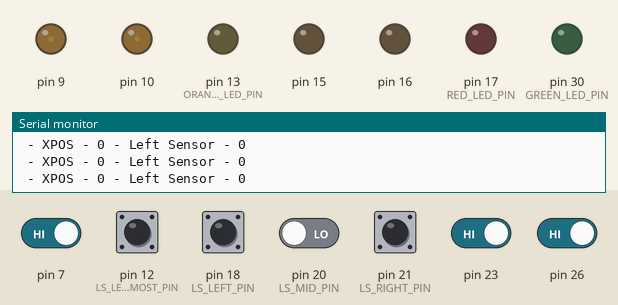
A sketch run on a simulated Arduino Mega 2560, built with avr-gcc and run on an emulated ATmega2560. Parts: output pins drawn as LEDs (lit = HIGH), the last lines printed to the serial monitor. The test bench sets the inputs (shaded band); at power-on: pin 7, pin 23, pin 26 HIGH, pin 12 (LS_LEFTMOST_PIN), pin 18 (LS_LEFT_PIN), pin 20 (LS_MID_PIN), pin 21 (LS_RIGHT_PIN) LOW.

Above: at 3.2 s.
3.3 s: pin 18 (LS_LEFT_PIN) pulled HIGH for 0.15 s
4.9 s: pin 20 (LS_MID_PIN) driven HIGH
At 6.3 s:
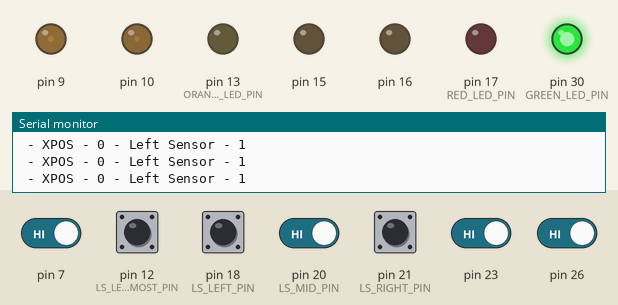
7.9 s: pin 20 (LS_MID_PIN) driven LOW
At 8.4 s:
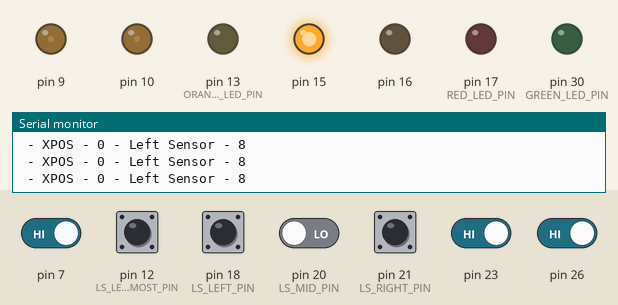
Timing chart, 0 to 42.5 s (numbered marks = the images above; inputs shaded):
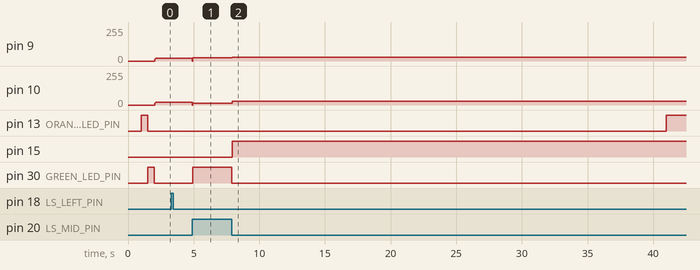

The sketch:

Labsheet_X.ino
```cpp
#include "motors.h"
#include "linesensor.h"
#include "encoders.h"
#include "kinematics.h"
#include "pid.h"


#define FWD LOW
#define RVS LOW


#define RED_LED_PIN 17
#define ORANGE_LED_PIN 13  // Pin to activate the orange LED
#define GREEN_LED_PIN 30
#define BUZZER_PIN 6

float MAX_PWM = 20;
float MAX_TURN_PWM = 40;

float MAX_SPEED = 20;
float MAX_TURN_SPEED = 40;

int needed_Count_L = 0;
int needed_Count_R = 0;


boolean led_state;  // Variable to "remember" the state
                    // of the LED, and toggle it.

//motor class
Motors_c motors;

//Line Sensor class
LineSensor_c lineSensors;

//Kinematics
Kinematics_c kinematics;

//PID Controller
PID_c right_PID;
PID_c left_PID;
PID_c turning_PID;

float currentTurnValue = 0;

//turning variables
float wantedAngle = 0;
float startingAngle = 0;

//Begin Variables
bool foundLine = false;
bool skippedLine = false;

//state variables
float stateTimer = 0;

// state enum
enum State_enum {
  BEGIN = 0,
  FOLLOWING = 1,
  RETURN_HOME = 2,
  TURN = 3,
  LOST_LINE = 4,
  TURN_RIGHT = 5,
  TURN_LEFT = 6,
  TURN_ON_LINE = 7,
  TURN_AROUND = 8,
  DO_NOTHING = 9,
  PREP_TURN_LEFT = 10,
  ROTATE_HOME = 11
};

State_enum state = BEGIN;


//rotatiom speeds - refactor into kinematics.h
long timeSinceLastUpdate = 0;
//long encoderCount_e0 = 0;
//long encoderCount_e1 = 0;

//timer count
long timer = 0;

long finishedTimer = 40;
bool finish = false;
float x_length_home = 0;


// put your setup code here, to run once:
void setup() {

  Serial.begin(9600);
  delay(1000);
  Serial.println("***RESET***");
  Serial.println(sin(0));
  state = BEGIN;
  //wantedAngle = 180;
  // Set LED pin as an output
  pinMode(ORANGE_LED_PIN, OUTPUT);
  pinMode(RED_LED_PIN, OUTPUT);
  pinMode(GREEN_LED_PIN, OUTPUT);
  setupEncoder0();
  setupEncoder1();
  //Set orange to high so we can see its booting
  digitalWrite(ORANGE_LED_PIN, HIGH);

  //init classes

  motors.initialise();
  lineSensors.initialize();
  kinematics.initialize();
  right_PID.initialize(0.6f);
  left_PID.initialize(0.6f);
  turning_PID.initialize(0.25f);


  //set orange LED to LOW
  //set green LED to HIGH to show boot was successful
  //Slight delay to make boot more obvious
  delay(500);
  digitalWrite(GREEN_LED_PIN, HIGH);
  digitalWrite(ORANGE_LED_PIN, LOW);
  //tone(BUZZER_PIN, 400,500);
  delay(500);
  digitalWrite(GREEN_LED_PIN, LOW);

  // Set initial state of the LED
  led_state = false;

  //encoderCount_e0 = count_e0;
  //encoderCount_e1 = count_e1;
  timeSinceLastUpdate = micros();
  stateTimer = micros();
  //motors.SetMotorPower(20, 0);
}


void MotorControls() {
  int leftMotorValue = 10;
  int rightMotorValue = 10;
  if (state == 1) {
    GetMotorValues(leftMotorValue, rightMotorValue);
    //if(count_e0 <-358){rightMotorValue = 0;} //these can be overshot dependant on the motorspeed
    //if(count_e1 <-358){leftMotorValue = 0;}  //these can be overshot dependant on the motorspeed
    motors.SetMotorPower(leftMotorValue, rightMotorValue);
  }
  if (leftMotorValue == 0 && rightMotorValue == 0) state = 2;
  if (state == 2) {
    int r = LOW;
    int l = LOW;
    if (count_e0 < 0) {
      r = HIGH;
    }
    if (count_e1 < 0) {
      l = HIGH;
    }
    motors.SetMotorDirection(l, r);
    motors.SetMotorPower(abs(count_e1), abs(count_e0));
  }
}


// put your main code here, to run repeatedly:
void loop() {


  if(millis()/1000 > finishedTimer && finish == false){
    finish = true;
    digitalWrite(ORANGE_LED_PIN, HIGH);

  }
  //if(kinematics.x_pos > 4000){
  //  digitalWrite(ORANGE_LED_PIN, HIGH);
  //  digitalWrite(GREEN_LED_PIN, LOW);
  //}
  //Serial.print("Right Sensor - ");
  //Serial.print(lineSensors.ReadRightMostSensor());
  //
  Serial.print(" - XPOS - ");
  Serial.print(kinematics.TurnsToMM(kinematics.x_pos));
  //
  Serial.print(" - Left Sensor - ");
  Serial.println(state);
  //PID WORKING OUT

  if (stateTimer + 2500 < micros()) {
    Brain();
    //SetPower(lineSensors.FollowLineSensorReadings());
    stateTimer = micros();
  }

  if (timer + 10000 < micros()) {
    kinematics.VelocityEstimation();

    timer = micros();

  }
}
void SetPower(float normalVal) {
  normalVal = turning_PID.update(normalVal,currentTurnValue);
  currentTurnValue = normalVal;
  float leftPWM = MAX_PWM - (normalVal * MAX_TURN_PWM);
  float rightPWM = MAX_PWM + (normalVal * MAX_TURN_PWM);
  //float leftPWM = MAX_SPEED - (normalVal * MAX_TURN_SPEED);
  //float rightPWM = MAX_SPEED + (normalVal * MAX_TURN_SPEED);
  //Serial.print("Left Power: ");
  //Serial.print(leftPWM);
  //Serial.print(" - Right Power: ");
  //Serial.println(rightPWM);
  float lVal = left_PID.update(leftPWM, motors.current_l_speed);
  float rVal = right_PID.update(rightPWM, motors.current_r_speed);

  //float lVal = left_PID.update(leftPWM, -kinematics.e1Vel) * 0.1f;
  //float rVal = right_PID.update(rightPWM, -kinematics.e0Vel) * 0.1f;

  //Serial.print(("Left PWM is: "));
  //Serial.print(lVal);
  //Serial.print((" - Right PWM is: "));
  //Serial.print(-kinematics.e1Vel);
  //Serial.print((" - Normal Value is: "));
  //Serial.print(leftPWM);
  //Serial.print((" - Intergral Value is: "));
  //Serial.print(left_PID.integral);
  //Serial.print((" - PTerm Value is: "));
  //Serial.print(left_PID.p_term);
  //Serial.print((" - Derivitive Value is: "));
  //Serial.println(left_PID.derivitive);
  //motors.current_l_speed += lVal;
  motors.SetMotorPower(motors.current_l_speed + lVal, motors.current_r_speed + rVal);
  //motors.SetMotorPower(leftPWM,rightPWM);
}


void Brain() {

  if (state == BEGIN) {
    BeginState();
    return;
  }
  if (state == FOLLOWING) {
    LineFollowState();
    return;
  }
  if (state == TURN_LEFT) {
    TurnLeftState();
    return;
  }
  if (state == PREP_TURN_LEFT){
    PrepTurnLeft();
    return;
  }
  if (state == TURN_AROUND){
    TurnAround();
    return;
  }
  if(state == DO_NOTHING){
    //digitalWrite(ORANGE_LED_PIN, HIGH);
    PrepTurn();
    return;
  }
  if(state == RETURN_HOME){
    GoHome();
    return;
  }
  if(state == ROTATE_HOME){
    RotateHome();
    return;
  }
}

void BeginState() {
  if (state == BEGIN) {
    if (!skippedLine && !foundLine) {
      SetPower(0);
    }
    if (!skippedLine && lineSensors.IsOnLine()) {
      Serial.println("workin");
      SetPower(0);
      foundLine = true;
    }
    if (!skippedLine && foundLine && !lineSensors.IsOnLine()) {
      skippedLine = true;
      foundLine = false;
    }
    if (skippedLine && lineSensors.IsOnLine()) {
      foundLine = true;
      motors.Stop();
      state = FOLLOWING;
    }
  }
}

void LineFollowState() {
  digitalWrite(GREEN_LED_PIN, HIGH);

  SetPower(lineSensors.FollowLineSensorReadings());
  if (lineSensors.ReadLeftMostSensor() > 1200) {
    digitalWrite(GREEN_LED_PIN, LOW);
    motors.Stop();
    //state = TURN_LEFT;
    state = PREP_TURN_LEFT;
    Serial.println("TURNING LEFT?");

    return;
  }

  if (lineSensors.IsOnLine() == false) {
    if(millis()/1000 > 40){
      digitalWrite(RED_LED_PIN,HIGH);
      motors.Stop();
      state = ROTATE_HOME;
      kinematics.theta = 0;
      wantedAngle = atan2(kinematics.y_pos, kinematics.x_pos);
    }
    state = TURN_AROUND;
    needed_Count_L = count_e0 - 20;
    needed_Count_R = count_e1 - 20;
    wantedAngle = kinematics.theta + 25;

    digitalWrite(GREEN_LED_PIN, LOW);
    return;
  }
}

void TurnLeftState() {
  Serial.println("Turn Left State");
  motors.SetMotorPower(-30, 30);
  if (kinematics.theta < wantedAngle) {
    Serial.println("Finished Turning");
    if (lineSensors.IsOnLine()) {
    state = FOLLOWING;
    return;
    }
  }
}

void PrepTurnLeft(){
  //SetPower(0);
  //if(lineSensors.ReadLeftMostSensor() < 1000){
    motors.Stop();
    wantedAngle = kinematics.theta - 30;
    state = TURN_LEFT;
    return;
  //}
}

void TurnAround(){
  motors.SetMotorPower(30, -30);
  if(kinematics.theta > wantedAngle){
    if(lineSensors.IsOnLine()) state = FOLLOWING;
  }
}

void PrepTurn(){
  digitalWrite(RED_LED_PIN, HIGH);
  motors.SetMotorPower(18, 18);
  if(needed_Count_L > count_e1 && needed_Count_R > count_e0){
    motors.Stop();
    state = TURN_AROUND;
  }
}

void RotateHome(){
  motors.SetMotorPower(30,-30);
  if(kinematics.theta > wantedAngle){
    motors.Stop();
    x_length_home = sqrt(sq(kinematics.x_pos) + sq(kinematics.y_pos));
    kinematics.theta = 0;
    state = RETURN_HOME;
  }
}

void GoHome(){
  motors.SetMotorPower(20, 20);
  if(kinematics.x_pos > x_length_home){
    motors.Stop();
  }
}

//int needed_Count_L = 0;
//int needed_Count_R = 0;


void GetMotorValues(int& left, int& right) {
  unsigned long midSensorValue = lineSensors.ReadMiddleSensor();
  unsigned long rightMostSensorValue = lineSensors.ReadRightMostSensor();
  unsigned long leftMostSensorValue = lineSensors.ReadLeftMostSensor();
  unsigned long rightSensorValue = lineSensors.ReadRightSensor();
  unsigned long leftSensorValue = lineSensors.ReadLeftSensor();


  //TODO: REWRITE TO USE LM ND RM
  // focus on keeping in the centre line
  // need to record left anf righ t turns
  if (midSensorValue > 1000) {
    left = 20;
    right = 20;
  }
  if (leftMostSensorValue > 1000) {
    right += 5;
    left -= 5;
  }
  if (rightMostSensorValue > 1000) {
    left += 5;
    right -= 5;
  }
  if (leftSensorValue > 1000) {
    right = 10;
    left = 0;
    return;
  }
  if (rightSensorValue > 1000) {
    left = 10;
    right = 0;
    return;
  }

  left = 0;
  right = 0;
}
```

kinematics.h
```cpp
// this #ifndef stops this file
// from being included mored than
// once by the compiler.
#ifndef _KINEMATICS_H
#define _KINEMATICS_H
#define PI 3.1415926535897932384626433832795

/*
  NOTES
    wheel radius is 16mm
*/


// Class to track robot position.
class Kinematics_c {
public:
  float x_pos = 0;
  float y_pos = 0;

  float e0Vel = 0;
  float e1Vel = 0;

  float theta = 0;

  long encoderCount_e0 = 0;
  long encoderCount_e1 = 0;
  unsigned long previousTime = 0;

  const float wheelRad = 16.0f;
  const float CPR = 358.5f;
  const float wheel_dis_from_centre = 40.5f;
  float rot_per_turn = 0;
  // Constructor, must exist.
  Kinematics_c() {
  }

  void initialize() {
    //this isnt needed but nice to check
    x_pos = 0;
    y_pos = 0;
    theta = 0;
    rot_per_turn = 358.5 / 360;
  }

  // Use this function to update
  // your kinematics
  void update() {
    //Serial.print("rot of R : ");
    //Serial.println(work_out_rots());
  }

  //float work_out_rots(float leftVel, float rightVel) {

    //float radiusAngVelRight = wheelRad * TurnsToMM(rightVel);
    //float radiusAngVelLeft = wheelRad * TurnsToMM(leftVel);

    //leftVel = TurnsToMM(leftVel);
    //rightVel = TurnsToMM(rightVel);


    //return theta;
  //}

  long TurnsToMM(float turns) {
    //float turnsNormal = turns % 358.5f;
    float turnsPercent = turns / CPR;
    //float turnsIntoDeg = turnsPercent*360.0f;


    long circumfrance = 2 * PI * wheelRad;
    long totalDistance = (turnsPercent)*circumfrance;
    return totalDistance;
  }

  void VelocityEstimation() {
    long newEncoderCount_e0 = count_e0;
    long newEncoderCount_e1 = count_e1;

    long time = micros();

    long diff_e0 = newEncoderCount_e0 - encoderCount_e0;
    long diff_e1 = newEncoderCount_e1 - encoderCount_e1;

    long changeInTime = time - previousTime;

    long velocity_e0 = diff_e0 / (changeInTime/1000000);
    long velocity_e1 = diff_e1 / (changeInTime/1000000);

    e0Vel = velocity_e0;
    e1Vel = velocity_e1;

    previousTime = micros();
    encoderCount_e0 = count_e0;
    encoderCount_e1 = count_e1;

    long rightVel = diff_e0;
    long leftVel = diff_e1;

    float Xr = wheelRad * (leftVel + rightVel) / 2.0f;
    float Yr = 0;


    float theta_temp = wheelRad * ((rightVel - leftVel) / (2 * wheel_dis_from_centre));

    x_pos += Xr * cos(theta);
    y_pos += Xr * sin(theta);
    theta += theta_temp;

    //work_out_rots(diff_e1, diff_e0);


  }
};


#endif
```

linesensor.h
```cpp
// this #ifndef stops this file
// from being included mored than
// once by the compiler.
#ifndef _LINESENSOR_H
#define _LINESENSOR_H

#define EMIT_PIN 11
#define LS_LEFTMOST_PIN 12
#define LS_LEFT_PIN 18
#define LS_MID_PIN 20
#define LS_RIGHT_PIN 21
#define LS_RIGHTMOST_PIN 22

// Class to operate the linesensor(s).
class LineSensor_c {
  public:

    // Constructor, must exist.
    LineSensor_c() {

    }

    void initialize(){
      pinMode(EMIT_PIN, OUTPUT);
      pinMode(LS_LEFTMOST_PIN, INPUT);
      pinMode(LS_LEFT_PIN, INPUT);
      pinMode(LS_MID_PIN, INPUT);
      pinMode(LS_RIGHT_PIN,INPUT);
      pinMode(LS_RIGHTMOST_PIN, INPUT);
    }

    //Refactor this into a single function that can take in a int which is usng

    unsigned long ReadMiddleSensor(){
      //Emit to HIGH and OUTPUT
      pinMode(EMIT_PIN, OUTPUT);
      digitalWrite(EMIT_PIN,HIGH);
      //Sensor to HIGH and OUTPUT
      pinMode(LS_MID_PIN, OUTPUT);
      digitalWrite(LS_MID_PIN,HIGH);
      //delay 10 microseconds
      delayMicroseconds(10);
      //Sensor to INPUT
      pinMode(LS_MID_PIN, INPUT);

      //capture start time
      unsigned long startTime = micros();
      //wait til sensor reads low
      while(digitalRead(LS_MID_PIN) != LOW){
        if(micros() - startTime >= 2000) break;
      }
      //capture end time
      unsigned long endTime = micros();

      pinMode(EMIT_PIN,INPUT);
      unsigned long elapsedTime = endTime - startTime;
      return elapsedTime;


    }

    unsigned long ReadLeftSensor(){
      //Emit to HIGH and OUTPUT
      pinMode(EMIT_PIN, OUTPUT);
      digitalWrite(EMIT_PIN,HIGH);
      //Sensor to HIGH and OUTPUT
      pinMode(LS_LEFT_PIN, OUTPUT);
      digitalWrite(LS_LEFT_PIN,HIGH);
      //delay 10 microseconds
      delayMicroseconds(10);
      //Sensor to INPUT
      pinMode(LS_LEFT_PIN, INPUT);

      //capture start time
      unsigned long startTime = micros();
      //wait til sensor reads low
      while(digitalRead(LS_LEFT_PIN) != LOW){
        //wait
        if(micros() - startTime >= 2000) break;
      }
      //capture end time
      unsigned long endTime = micros();

      pinMode(EMIT_PIN,INPUT);
      unsigned long elapsedTime = endTime - startTime;
      return elapsedTime;


    }
    unsigned long ReadRightSensor(){
      //Emit to HIGH and OUTPUT
      pinMode(EMIT_PIN, OUTPUT);
      digitalWrite(EMIT_PIN,HIGH);
      //Sensor to HIGH and OUTPUT
      pinMode(LS_RIGHT_PIN, OUTPUT);
      digitalWrite(LS_RIGHT_PIN,HIGH);
      //delay 10 microseconds
      delayMicroseconds(10);
      //Sensor to INPUT
      pinMode(LS_RIGHT_PIN, INPUT);

      //capture start time
      unsigned long startTime = micros();
      //wait til sensor reads low
      while(digitalRead(LS_RIGHT_PIN) != LOW){
        //wait
        if(micros() - startTime >= 2000) break;
      }
      //capture end time
      unsigned long endTime = micros();

      pinMode(EMIT_PIN,INPUT);
      unsigned long elapsedTime = endTime - startTime;
      return elapsedTime;


    }

    unsigned long ReadLeftMostSensor(){
      //Emit to HIGH and OUTPUT
      pinMode(EMIT_PIN, OUTPUT);
      digitalWrite(EMIT_PIN,HIGH);
      //Sensor to HIGH and OUTPUT
      pinMode(LS_LEFTMOST_PIN, OUTPUT);
      digitalWrite(LS_LEFTMOST_PIN,HIGH);
      //delay 10 microseconds
      delayMicroseconds(10);
      //Sensor to INPUT
      pinMode(LS_LEFTMOST_PIN, INPUT);

      //capture start time
      unsigned long startTime = micros();
      //wait til sensor reads low
      while(digitalRead(LS_LEFTMOST_PIN) != LOW){
        //wait
        if(micros() - startTime >= 2000) break;
      }
      //capture end time
      unsigned long endTime = micros();

      pinMode(EMIT_PIN,INPUT);
      unsigned long elapsedTime = endTime - startTime;
      return elapsedTime;


    }
    unsigned long ReadRightMostSensor(){
      //Emit to HIGH and OUTPUT
      pinMode(EMIT_PIN, OUTPUT);
      digitalWrite(EMIT_PIN,HIGH);
      //Sensor to HIGH and OUTPUT
      pinMode(LS_RIGHTMOST_PIN, OUTPUT);
      digitalWrite(LS_RIGHTMOST_PIN,HIGH);
      //delay 10 microseconds
      delayMicroseconds(10);
      //Sensor to INPUT
      pinMode(LS_RIGHTMOST_PIN, INPUT);

      //capture start time
      unsigned long startTime = micros();
      //wait til sensor reads low
      while(digitalRead(LS_RIGHTMOST_PIN) != LOW){
        //wait
        if(micros() - startTime >= 2000) break;
      }
      //capture end time
      unsigned long endTime = micros();

      pinMode(EMIT_PIN,INPUT);
      unsigned long elapsedTime = endTime - startTime;
      return elapsedTime;


    }

    //returns a normalized value between -1 : 1
    float FollowLineSensorReadings(){
      unsigned long rightSensorValue = ReadRightSensor();
      unsigned long middleSensorValue = ReadMiddleSensor();
      unsigned long leftSensorValue = ReadLeftSensor();

      float maxValue = rightSensorValue + leftSensorValue;


      //convert this to middle and right sensor, then use left sensor as a check, if left is > 1000 we should be turning left
      float rightNormal = (rightSensorValue/maxValue) * 2;
      float leftNormal = (leftSensorValue/maxValue) * 2;

      return (leftNormal - rightNormal);

    }

    bool IsOnLine(){
      unsigned long rightSensorValue = ReadRightSensor();
      unsigned long middleSensorValue = ReadMiddleSensor();
      unsigned long leftSensorValue = ReadLeftSensor();

      if(rightSensorValue > 800) return true;
      if(middleSensorValue > 800) return true;
      if(leftSensorValue > 800) return true;
      return false;
    }
};


#endif
```

Source omitted: encoders.h (10123 bytes), motors.h (1761 bytes), pid.h (1403 bytes)

Measured:
- after the input at 4.9 s, pin 9: 20/255 → 24/255 at once, → 25/255 0.10 s later; pin 10: 20/255 → 14/255 at once; pin 30 (GREEN_LED_PIN): LOW → HIGH at once
